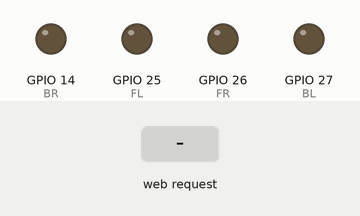
Recording of a sketch running on a simulated ESP32. Parts: output pins drawn as LEDs (lit = HIGH). The inputs (shaded band) are chosen by the test bench.

Above: at 1.2 s.
1.3 s: HTTP request GET /throttle_up received
At 2.0 s:
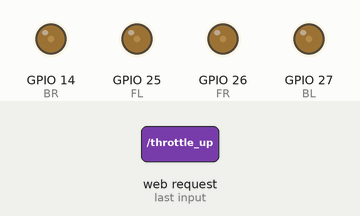
2.8 s: HTTP request GET /fwd_on received
At 3.1 s:
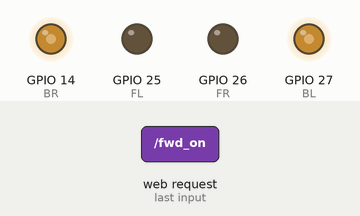
4.3 s: HTTP request GET /back_on received
At 5.5 s:
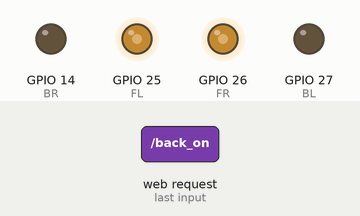
5.8 s: HTTP request GET /left_on received
At 6.6 s:
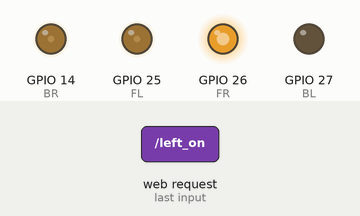
7.3 s: HTTP request GET /throttle_down received
At 7.8 s:
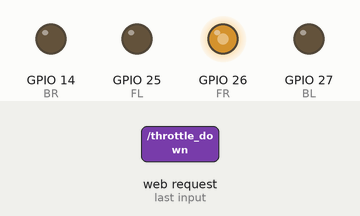
8.8 s: HTTP request GET /right_on received
At 10.1 s:
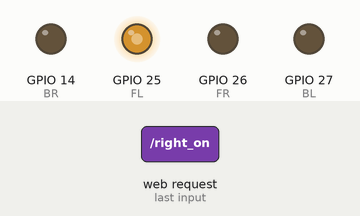
Timing chart, 0 to 11.3 s (numbered marks = the images above; inputs shaded):
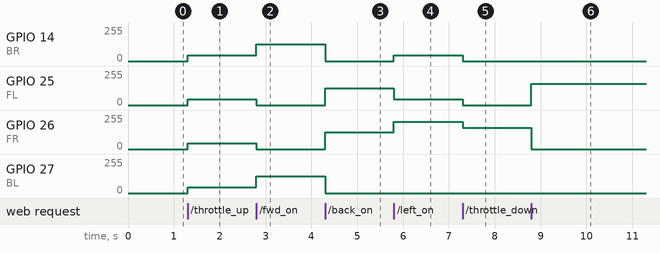

Measured:
- after the input at 1.3 s, GPIO 14 (BR), GPIO 25 (FL), GPIO 26 (FR), GPIO 27 (BL): 0/255 → 45/255 at once
- after the input at 2.8 s, GPIO 14 (BR), GPIO 27 (BL): 45/255 → 125/255 at once; GPIO 25 (FL), GPIO 26 (FR): 45/255 → 0/255 at once
- after the input at 4.3 s, GPIO 14 (BR), GPIO 27 (BL): 125/255 → 0/255 at once; GPIO 25 (FL), GPIO 26 (FR): 0/255 → 125/255 at once
- after the input at 5.8 s, GPIO 14 (BR): 0/255 → 45/255 at once; GPIO 25 (FL): 125/255 → 45/255 at once; GPIO 26 (FR): 125/255 → 204/255 at once
- after the input at 7.3 s, GPIO 14 (BR), GPIO 25 (FL): 45/255 → 0/255 at once; GPIO 26 (FR): 204/255 → 159/255 at once
- after the input at 8.8 s, GPIO 25 (FL): 0/255 → 159/255 at once; GPIO 26 (FR): 159/255 → 0/255 at once

The sketch:

Drone-Simulation.ino
```cpp
#include <WiFi.h>
#include <WebServer.h>

// LED pins
#define FL 25
#define FR 26
#define BL 27
#define BR 14

// Wi-Fi AP
const char* ssid = "ESP32-Drone";
const char* password = "12345678";

WebServer server(80);

// Control state
int throttleLevel = 0;   // 0–5
int pitch = 0;           // -1 back, 0 neutral, +1 forward
int roll  = 0;           // -1 left, 0 neutral, +1 right

// Brightness mapping
int basePWM() {
  return throttleLevel * 45; // 0–225
}

void setup() {
  ledcAttach(FL, 5000, 8);
  ledcAttach(FR, 5000, 8);
  ledcAttach(BL, 5000, 8);
  ledcAttach(BR, 5000, 8);

  WiFi.softAP(ssid, password);

  server.on("/", handleUI);

  server.on("/throttle_up", []() {
    if (throttleLevel < 5) throttleLevel++;
    updateLEDs();
    handleUI();
  });

  server.on("/throttle_down", []() {
    if (throttleLevel > 0) throttleLevel--;
    updateLEDs();
    handleUI();
  });

  server.on("/start", []() {
    throttleLevel = 1;
    updateLEDs();
    handleUI();
  });

  server.on("/stop", []() {
    throttleLevel = 0;
    pitch = roll = 0;
    updateLEDs();
    handleUI();
  });

  // Direction press
  server.on("/fwd_on", [](){ pitch = 1; updateLEDs(); server.send(200); });
  server.on("/back_on", [](){ pitch = -1; updateLEDs(); server.send(200); });
  server.on("/left_on", [](){ roll = -1; updateLEDs(); server.send(200); });
  server.on("/right_on", [](){ roll = 1; updateLEDs(); server.send(200); });

  // Direction release
  server.on("/dir_off", [](){
    pitch = roll = 0;
    updateLEDs();
    server.send(200);
  });

  server.begin();
}

void loop() {
  server.handleClient();
}

void updateLEDs() {
  int base = basePWM();
  int boost = 80;   // jerk strength

  int fl = base;
  int fr = base;
  int bl = base;
  int br = base;

  // Pitch
  if (pitch == 1) {       // forward
    bl += boost; br += boost;
    fl -= boost; fr -= boost;
  } else if (pitch == -1) { // backward
    fl += boost; fr += boost;
    bl -= boost; br -= boost;
  }

  // Roll
  if (roll == 1) {        // right
    fl += boost; bl += boost;
    fr -= boost; br -= boost;
  } else if (roll == -1) { // left
    fr += boost; br += boost;
    fl -= boost; bl -= boost;
  }

  fl = constrain(fl, 0, 255);
  fr = constrain(fr, 0, 255);
  bl = constrain(bl, 0, 255);
  br = constrain(br, 0, 255);

  ledcWrite(FL, fl);
  ledcWrite(FR, fr);
  ledcWrite(BL, bl);
  ledcWrite(BR, br);
}

// ================= UI =================
void handleUI() {
  String html = "";
  html += "<!DOCTYPE html><html><head>";
  html += "<meta name='viewport' content='width=device-width, initial-scale=1'>";
  html += "<title>Drone Simulator</title>";

  html += "<style>";
  html += "*{-webkit-user-select:none;-moz-user-select:none;-ms-user-select:none;";
  html += "user-select:none;-webkit-touch-callout:none;}";
  html += "body{background:#0f0f0f;color:white;font-family:Arial;text-align:center;}";
  html += "button{width:90px;height:70px;font-size:18px;margin:8px;";
  html += "border:none;border-radius:14px;background:#333;color:white;}";
  html += ".start{background:#2ecc71;}";
  html += ".stop{background:#e74c3c;}";
  html += ".arrow{background:#444;}";
  html += ".level{font-size:28px;margin:10px;}";
  html += "</style>";


  html += "<script>";
  html += "function vibrate(){ if(navigator.vibrate) navigator.vibrate(30); }";
  html += "</script>";

  html += "</head><body>";

  html += "<h2>ESP32 Drone Control</h2>";

  html += "<button class='start' onclick=\"vibrate();location.href='/start'\">START</button>";
  html += "<button class='stop' onclick=\"vibrate();location.href='/stop'\">STOP</button>";

  html += "<div>";
  html += "<button class='arrow' onclick=\"vibrate();location.href='/throttle_up'\">+</button>";
  html += "<button class='arrow' onclick=\"vibrate();location.href='/throttle_down'\">-</button>";
  html += "</div>";

  html += "<div class='level'>Throttle Level: ";
  html += throttleLevel;
  html += "</div>";

  html += "<div>";
  html += "<button class='arrow' ontouchstart=\"vibrate();fetch('/fwd_on')\" ontouchend=\"fetch('/dir_off')\">UP</button>";
  html += "</div>";

  html += "<div>";
  html += "<button class='arrow' ontouchstart=\"vibrate();fetch('/left_on')\" ontouchend=\"fetch('/dir_off')\">LEFT</button>";
  html += "<button class='arrow' ontouchstart=\"vibrate();fetch('/right_on')\" ontouchend=\"fetch('/dir_off')\">RIGHT</button>";
  html += "</div>";

  html += "<div>";
  html += "<button class='arrow' ontouchstart=\"vibrate();fetch('/back_on')\" ontouchend=\"fetch('/dir_off')\">DOWN</button>";
  html += "</div>";

  html += "</body></html>";

  server.send(200, "text/html", html);
}
```
